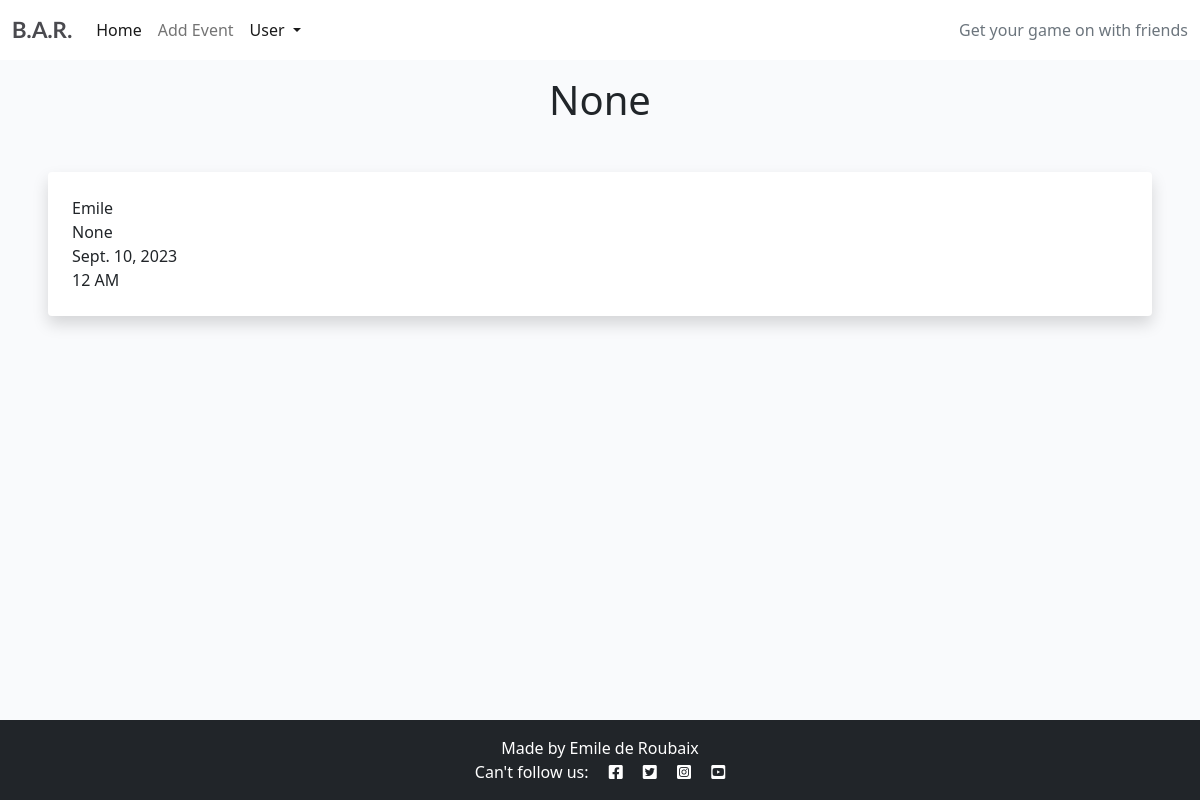
Screenshot of /booking-details/4 (signed in) with the database file from the repository.
### game_dates/models.py (models this page shows, shortened)
class Appointment(models.Model):
    user = models.ForeignKey(
        User, on_delete=models.CASCADE, null=True, blank=True)
    type = models.CharField(
        max_length=50, choices=SERVICE_CHOICES, default="Online gaming")
    day = models.DateField(default=datetime.now)
    time = models.CharField(
        max_length=24, choices=TIME_CHOICES)
    updated_on = models.DateTimeField(auto_now=True)
    description = models.CharField(
        max_length=50, null=True)
    content = models.TextField()
    created_on = models.DateTimeField(auto_now_add=True)
    approved = models.BooleanField(default=True)
    class Meta:
        ordering = ["-created_on"]

### game_dates/views.py (the view)
# urls.py: path('booking-details/<booking_id>', views.bookingDetails, name='bookingDetails'),
def bookingDetails(request, booking_id):
    booking = Appointment.objects.get(pk=booking_id)
    return render(request, 'bookingDetails.html', {'booking': booking})

### game_dates/templates/bookingDetails.html
{% extends "base.html" %}
{% block content %}
{% if user.is_authenticated %}
<h1 class="text-center  mt-3">{{ booking.description }}</h1>
<div class="shadow p-4 mb-5 bg-body bg-body rounded text-black  m-5 ">
    {{ booking.user }}<br/>
    {{ booking.description }}<br/>
    {{ booking.day }}<br/>
    {{ booking.time }}<br/>
</div>
{% else %}
<div class="shadow p-4 mb-5 bg-body bg-body rounded text-black  m-5 ">
    <h1 class="p-2  me-3">You Are Not Signed in!</h1>
    <a href="{% url 'register' %}" class="btn btn-primary shadow text-center">Sign in</a>
</div>
{% endif %}
{% endblock %}

### static/css/style.css (style rules this page uses)
body { background-color: #F9FAFC; }
.main-bg { background-color: #F9FAFC; }

### rows the page displays
Appointment: description "None", user "Emile", day "Sept. 10, 2023", time "12 AM"
